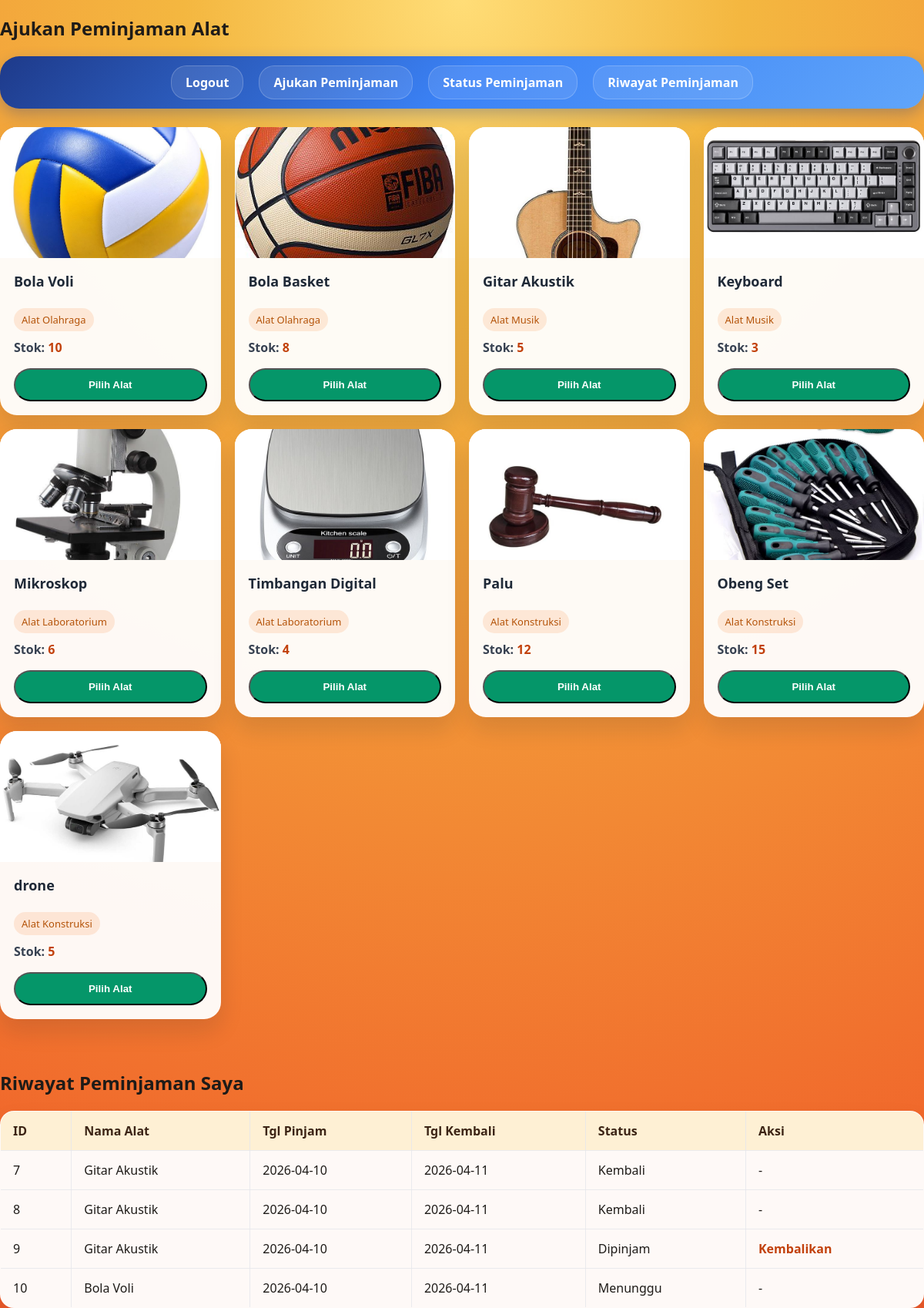
/public/index.php?page=peminjaman (signed in), run on the app's committed database.
### tables this page shows
CREATE TABLE `alat` (
  `alat_id` int(11) NOT NULL,
  `kategori_id` int(11) NOT NULL,
  `nama_alat` varchar(100) NOT NULL,
  `stok` int(11) NOT NULL,
  `gambar` varchar(255) DEFAULT NULL,
  `denda_per_hari` int(11) DEFAULT NULL
);

CREATE TABLE `kategori` (
  `kategori_id` int(11) NOT NULL,
  `nama_kategori` varchar(50) NOT NULL,
  `deskripsi` text DEFAULT NULL
);

CREATE TABLE `peminjaman` (
  `id_peminjaman` int(11) NOT NULL,
  `peminjaman_alat_id` int(11) NOT NULL,
  `user_id` int(11) NOT NULL,
  `tgl_pinjam` date NOT NULL,
  `tgl_kembali_seharusnya` date NOT NULL,
  `tgl_kembali_aktual` date DEFAULT NULL,
  `status` enum('Menunggu','Dipinjam','Kembali','Ditolak') NOT NULL,
  `denda` decimal(10,2) DEFAULT NULL,
  `petugas_id` int(11) NOT NULL,
  `total_denda` int(11) DEFAULT NULL
);

CREATE TABLE `peminjaman_alat` (
  `id_peminjaman` int(11) NOT NULL,
  `alat_id` int(11) NOT NULL,
  `kategori_id` int(11) NOT NULL,
  `nama_alat` varchar(100) NOT NULL,
  `stok` int(11) NOT NULL,
  `gambar` varchar(255) DEFAULT NULL,
  `denda_per_hari` int(11) DEFAULT NULL
);

### app/core/controller.php (called while the page is built, shortened)
<?php
class Controller {
    public function model($model) {
        require_once __DIR__ . "/model.php";
        return new $model();
    }
    public function view($view, $data = []) {
        require_once __DIR__ . "/../../views/" . $view . ".php";
    }
}

### app/controllers/peminjamcontroller.php (called while the page is built, shortened)
<?php
class PeminjamController extends Controller
{
    public function peminjaman()
    {
        $peminjamanModel = $this->model('Peminjaman');
        $alatModel = $this->model('Alat');
        $data['alat'] = $alatModel->getAll();
        $data['riwayat'] = $peminjamanModel->getByUser($_SESSION['user']['user_id']);
        $data['selectedAlat'] = $_GET['alat'] ?? null;
        $this->view('peminjam/peminjaman', $data);
    }
}

### app/core/model.php (called while the page is built, shortened)
<?php
class Model {
    protected $db;
    public function __construct() {
        $this->db = new mysqli(DB_HOST, DB_USER, DB_PASS, DB_NAME);
    }
    public function query($sql, $params = [], $single = false) {
        $stmt = $this->db->prepare($sql);
        $stmt->execute();
        $result = $stmt->get_result();
        return $result->fetch_all(MYSQLI_ASSOC);
    }
}

### app/models/alat.php (called while the page is built, shortened)
<?php
class Alat extends Model {
    public function getAll() {
        return $this->query("SELECT alat.*, kategori.nama_kategori FROM alat LEFT JOIN kategori ON alat.kategori_id = kategori.kategori_id");
    }
}

### app/models/peminjaman.php (called while the page is built, shortened)
<?php
class Peminjaman extends Model {
    public function getByUser($userId, $filter = '') {
        $query = "SELECT peminjaman.id_peminjaman AS id, peminjaman.*, pa.nama_alat, peminjaman.tgl_kembali_seharusnya AS tgl_kembali FROM peminjaman LEFT JOIN peminjaman_alat AS pa ON peminjaman.peminjaman_alat_id = pa.id_peminjaman WHERE peminjaman.user_id = ?";
        $stmt = $this->db->prepare($query);
        $stmt->bind_param("i", $userId);
        $stmt->execute();
        return $stmt->get_result()->fetch_all(MYSQLI_ASSOC);
    }
}

### views/peminjam/peminjaman.php (the view, shortened to what this page needs)
<!DOCTYPE html>
<html>
<head>
    <link rel="stylesheet" href="assets/css/style.css">
</head>
<body>
    <h2>Ajukan Peminjaman Alat</h2>
    <nav class="navbar">
        <a href="?page=logout">Logout</a>
        <a href="?page=peminjaman">Ajukan Peminjaman</a>
        <a href="?page=status">Status Peminjaman</a>
        <a href="?page=riwayat">Riwayat Peminjaman</a>
    </nav>
    <div class="alat-grid">
        <?php foreach($alat as $a): ?>
            <div class="alat-card">
                <?php if (!empty($a['gambar'])): ?>
                    <img src="assets/uploads/<?= htmlspecialchars($a['gambar']) ?>" alt="<?= htmlspecialchars($a['nama_alat']) ?>">
                <?php else: ?>
                    <div class="image-placeholder">No Image</div>
                <?php endif; ?>
                <div class="alat-card-body">
                    <h3><?= htmlspecialchars($a['nama_alat']) ?></h3>
                    <p class="kategori-chip"><?= htmlspecialchars($a['nama_kategori']) ?></p>
                    <p class="stok-label">Stok: <span><?= $a['stok'] ?></span></p>
                    <button class="btn-primary" onclick="openModal(<?= $a['alat_id'] ?>, '<?= htmlspecialchars($a['nama_alat']) ?>', <?= $a['denda_per_hari'] ?>)">Pilih Alat</button>
                </div>
            </div>
        <?php endforeach; ?>
    </div>
    <br>
    <h2>Riwayat Peminjaman Saya</h2>
    <table border="1" cellpadding="8" cellspacing="0">
        <thead>
            <tr>
                <th>ID</th>
                <th>Nama Alat</th>
                <th>Tgl Pinjam</th>
                <th>Tgl Kembali</th>
                <th>Status</th>
                <th>Aksi</th>
            </tr>
        </thead>
        <tbody>
        <?php foreach($riwayat as $p): ?>
            <tr>
                <td><?= $p['id'] ?></td>
                <td><?= htmlspecialchars($p['nama_alat']) ?></td>
                <td><?= $p['tgl_pinjam'] ?></td>
                <td><?= $p['tgl_kembali'] ?></td>
                <td><?= $p['status'] ?></td>
                <td>
                    <?php if(strtolower($p['status']) == 'dipinjam'): ?>
                        <a href="?page=peminjaman&kembalikan=<?= $p['id'] ?>" onclick="return confirm('Kembalikan alat ini?')">Kembalikan</a>
                    <?php else: ?>
                        -
                    <?php endif ?>
                </td>
            </tr>
        <?php endforeach ?>
        </tbody>
    </table>
</body>
</html>

### public/assets/css/style.css (style rules this page uses)
body { font-family: 'Segoe UI', Tahoma, Geneva, Verdana, sans-serif; background: radial-gradient(circle at top center, #ffdd77 0%, #f4b740 20%, #f05a28 100%); margin: 0; padding: 0; color: #1e1b18; }
.alat-grid { display: grid; grid-template-columns: repeat(auto-fill, minmax(240px, 1fr)); gap: 18px; margin-bottom: 24px; }
.alat-card { background: rgba(255, 255, 255, 0.95); border-radius: 22px; overflow: hidden; box-shadow: 0 16px 30px rgba(15, 23, 42, 0.12); transition: transform 0.2s ease, box-shadow 0.2s ease; }
.alat-card img, .image-placeholder { width: 100%; height: 170px; object-fit: cover; display: block; background: #f3f4f6; }
.alat-card-body { padding: 18px; }
.alat-card-body h3 { margin: 0 0 10px; font-size: 18px; color: #1f2937; }
.kategori-chip { display: inline-block; margin-bottom: 10px; padding: 6px 10px; border-radius: 999px; background: rgba(249, 115, 22, 0.14); color: #b45309; font-size: 13px; }
.stok-label { margin: 0 0 16px; color: #374151; font-weight: 600; }
.stok-label span { color: #c2410c; }
.btn-primary { display: inline-block; width: 100%; text-align: center; padding: 12px 0; border-radius: 999px; background: #059669; color: #fff; text-decoration: none; font-weight: 700; }
.navbar { background: linear-gradient(135deg, #1e3a8a 0%, #3b82f6 50%, #60a5fa 100%); padding: 12px 20px; border-radius: 25px; box-shadow: 0 8px 20px rgba(30, 58, 138, 0.3); margin-bottom: 24px; display: flex; justify-content: center; gap: 20px; flex-wrap: wrap; }
.navbar a { color: #fff; text-decoration: none; padding: 10px 18px; border-radius: 20px; font-weight: 600; transition: all 0.3s ease; background: rgba(255, 255, 255, 0.1); border: 1px solid rgba(255, 255, 255, 0.2); }
table { width: 100%; border-collapse: collapse; background: rgba(255, 255, 255, 0.96); box-shadow: 0 16px 30px rgba(15, 23, 42, 0.12); border-radius: 18px; overflow: hidden; }
table th, table td { border: 1px solid rgba(229, 231, 235, 0.8); padding: 14px 16px; text-align: left; }
table th { background: rgba(251, 191, 36, 0.16); color: #3c2415; }
table a { color: #b45309; text-decoration: none; font-weight: 600; }
body a { color: #c2410c; }

### data on the page
alat: gambar (picture), nama_alat "Bola Voli", kategori.nama_kategori "Alat Olahraga", stok "10"
alat: gambar (picture), nama_alat "Bola Basket", kategori.nama_kategori "Alat Olahraga", stok "8"
alat: gambar (picture), nama_alat "Gitar Akustik", kategori.nama_kategori "Alat Musik", stok "5"
alat: gambar (picture), nama_alat "Keyboard", kategori.nama_kategori "Alat Musik", stok "3"
alat: gambar (picture), nama_alat "Mikroskop", kategori.nama_kategori "Alat Laboratorium", stok "6"
alat: gambar (picture), nama_alat "Timbangan Digital", kategori.nama_kategori "Alat Laboratorium", stok "4"
alat: gambar (picture), nama_alat "Palu", kategori.nama_kategori "Alat Konstruksi", stok "12"
alat: gambar (picture), nama_alat "Obeng Set", kategori.nama_kategori "Alat Konstruksi", stok "15"
alat: gambar (picture), nama_alat "drone", kategori.nama_kategori "Alat Konstruksi", stok "5"
peminjaman: id_peminjaman "7", peminjaman_alat.nama_alat "Gitar Akustik", tgl_pinjam "2026-04-10", tgl_kembali_seharusnya "2026-04-11", status "Kembali"
peminjaman: id_peminjaman "8", peminjaman_alat.nama_alat "Gitar Akustik", tgl_pinjam "2026-04-10", tgl_kembali_seharusnya "2026-04-11", status "Kembali"
peminjaman: id_peminjaman "9", peminjaman_alat.nama_alat "Gitar Akustik", tgl_pinjam "2026-04-10", tgl_kembali_seharusnya "2026-04-11", status "Dipinjam"
peminjaman: id_peminjaman "10", peminjaman_alat.nama_alat "Bola Voli", tgl_pinjam "2026-04-10", tgl_kembali_seharusnya "2026-04-11", status "Menunggu"
